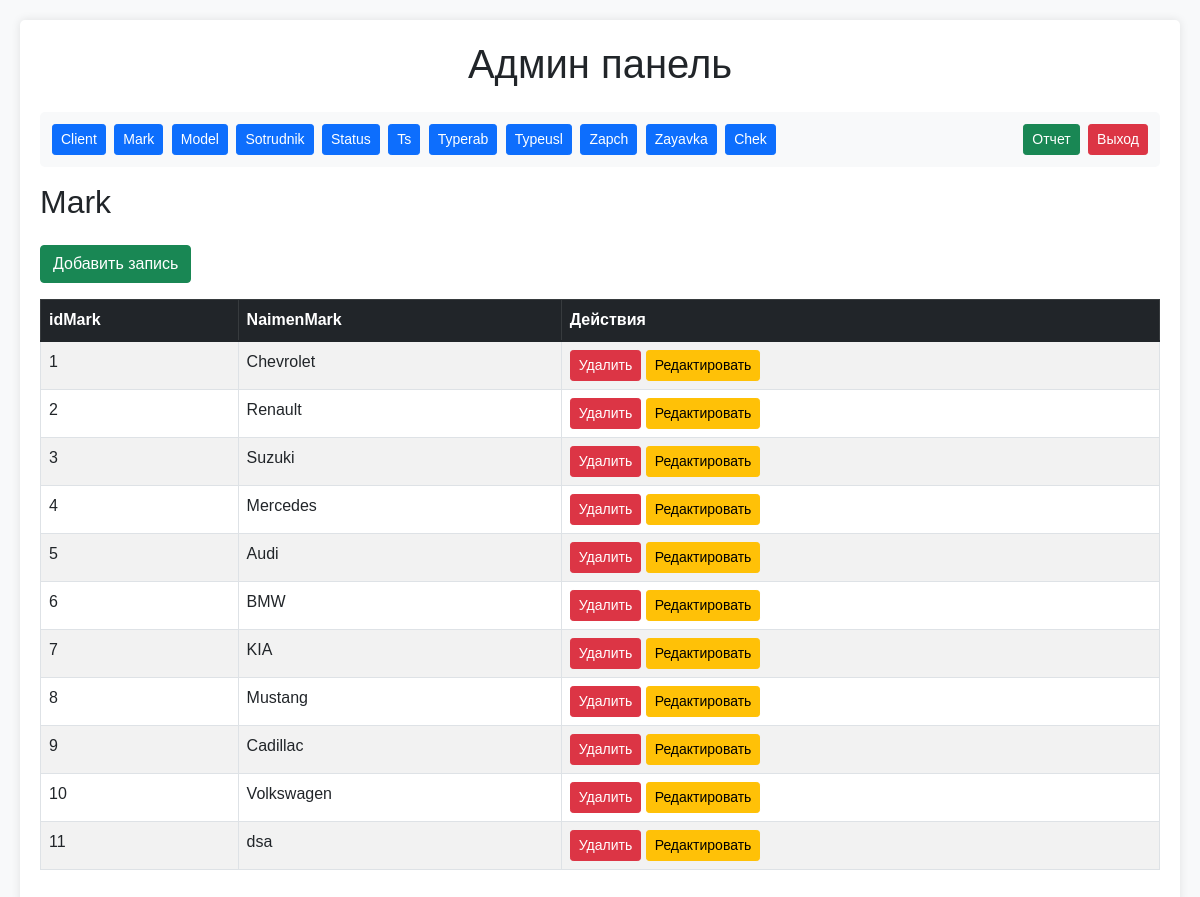
Screenshot of /admin.php?table=mark (signed in) with the database file from the repository.
### tables this page shows
CREATE TABLE `mark` (
  `idMark` int NOT NULL,
  `NaimenMark` varchar(15) DEFAULT NULL
);

### admin.php (the view, shortened to what this page needs)
<?php
require_once 'config.php';
$stmt = $pdo->prepare("SELECT FamSotr, ImyaSotr FROM sotrudnik WHERE idSotr = ?");
$stmt->execute([$_SESSION['user_id']]);
$user = $stmt->fetch();
$tables = ['client', 'mark', 'model', 'sotrudnik', 'status', 'ts', 'typerab', 'typeusl', 'zapch', 'zayavka', 'chek'];
$current_table = isset($_GET['table']) ? $_GET['table'] : null;
if ($current_table && in_array($current_table, $tables)) {
    $stmt = $pdo->query("DESCRIBE $current_table");
    $columns_info = $stmt->fetchAll(PDO::FETCH_ASSOC);
    $columns = [];
    $primary_key_column = '';
    foreach ($columns_info as $col_info) {
        $columns[] = $col_info['Field'];
        if ($col_info['Key'] === 'PRI') {
            $primary_key_column = $col_info['Field'];
        }
    }
    $stmt = $pdo->query("SELECT * FROM $current_table");
    $data = $stmt->fetchAll(PDO::FETCH_ASSOC);
}
?>
<!DOCTYPE html>
<html>
<head>
    <link href="https://cdn.jsdelivr.net/npm/bootstrap@5.1.3/dist/css/bootstrap.min.css" rel="stylesheet">
    <link href="style.css" rel="stylesheet">
</head>
<body>
    <div class="container">
        <h1 class="text-center mb-4">Админ панель</h1>
        <div class="nav mb-3 d-flex justify-content-between align-items-center">
            <div>
                <?php foreach ($tables as $table): ?>
                    <a href="?table=<?php echo $table; ?>" class="btn btn-primary btn-sm"><?php echo ucfirst($table); ?></a>
                <?php endforeach; ?>
            </div>
            <div>
                <a href="report.php" class="btn btn-success btn-sm">Отчет</a>
                <a href="logout.php" class="btn btn-danger btn-sm">Выход</a>
            </div>
        </div>
        <?php if (!$current_table): ?>
            <div class="welcome-message">
                <h2>Добро пожаловать, <?php echo $user['FamSotr'] . ' ' . $user['ImyaSotr']; ?>!</h2>
                <p>Выберите таблицу для работы из меню выше.</p>
            </div>
        <?php elseif (isset($data)): ?>
            <h2 class="mb-4"><?php echo ucfirst($current_table); ?></h2>
            <button onclick="showAddForm()" class="btn btn-success mb-3">Добавить запись</button>
            <div class="table-responsive">
                <table class="table table-striped table-bordered">
                    <thead class="table-dark">
                        <tr>
                            <?php foreach ($columns as $column): ?>
                                <th><?php echo $column; ?></th>
                            <?php endforeach; ?>
                            <th>Действия</th>
                        </tr>
                    </thead>
                    <tbody>
                        <?php foreach ($data as $row): ?>
                            <tr>
                                <?php foreach ($columns as $column): ?>
                                    <td><?php echo htmlspecialchars($row[$column]); ?></td>
                                <?php endforeach; ?>
                                <td>
                                    <form method="POST" style="display: inline;">
                                        <button type="submit" class="btn btn-danger btn-sm">Удалить</button>
                                    </form>
                                    <button onclick="editRow(<?php echo htmlspecialchars(json_encode($row)); ?>, '<?php echo $primary_key_column; ?>')" class="btn btn-warning btn-sm">Редактировать</button>
                                </td>
                            </tr>
                        <?php endforeach; ?>
                    </tbody>
                </table>
            </div>
        <?php endif; ?>
    </div>
</body>
</html>

### style.css (style rules this page uses)
body { font-family: Arial, sans-serif; margin: 20px; background-color: #f8f9fa; }
.container { max-width: 1200px; margin: 0 auto; padding: 20px; background-color: white; border-radius: 5px; box-shadow: 0 0 10px rgba(0,0,0,0.1); }
.nav { margin-bottom: 20px; padding: 10px; background-color: #f8f9fa; border-radius: 5px; }
.nav .btn { margin: 2px; }

### rows the page displays
mark: idMark "1", NaimenMark "Chevrolet"
mark: idMark "2", NaimenMark "Renault"
mark: idMark "3", NaimenMark "Suzuki"
mark: idMark "4", NaimenMark "Mercedes"
mark: idMark "5", NaimenMark "Audi"
mark: idMark "6", NaimenMark "BMW"
mark: idMark "7", NaimenMark "KIA"
mark: idMark "8", NaimenMark "Mustang"
mark: idMark "9", NaimenMark "Cadillac"
mark: idMark "10", NaimenMark "Volkswagen"
mark: idMark "11", NaimenMark "dsa"

### other values shown
$table "Client"
$table "Mark"
$table "Model"
$table "Sotrudnik"
$table "Status"
$table "Ts"
$table "Typerab"
$table "Typeusl"
$table "Zapch"
$table "Zayavka"
$table "Chek"
$current_table "Mark"
$column "idMark"
$column "NaimenMark"
